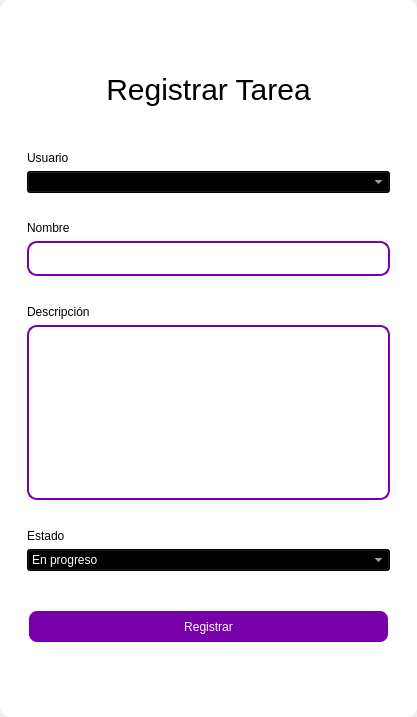
<?xml version="1.0" encoding="UTF-8"?>
<ui version="4.0">
 <class>MainWindow</class>
 <widget class="QMainWindow" name="MainWindow">
  <property name="geometry">
   <rect>
    <x>0</x>
    <y>0</y>
    <width>417</width>
    <height>717</height>
   </rect>
  </property>
  <property name="windowTitle">
   <string>MainWindow</string>
  </property>
  <property name="styleSheet">
   <string notr="true"/>
  </property>
  <widget class="QWidget" name="centralwidget">
   <property name="styleSheet">
    <string notr="true"/>
   </property>
   <layout class="QVBoxLayout" name="verticalLayout">
    <property name="spacing">
     <number>0</number>
    </property>
    <property name="leftMargin">
     <number>0</number>
    </property>
    <property name="topMargin">
     <number>0</number>
    </property>
    <property name="rightMargin">
     <number>0</number>
    </property>
    <property name="bottomMargin">
     <number>0</number>
    </property>
    <item>
     <widget class="QFrame" name="frame">
      <property name="enabled">
       <bool>true</bool>
      </property>
      <property name="styleSheet">
       <string notr="true">QFrame {
	border-radius:10px;
	background-color: rgb(255, 255, 255);
 }
</string>
      </property>
      <property name="frameShape">
       <enum>QFrame::StyledPanel</enum>
      </property>
      <property name="frameShadow">
       <enum>QFrame::Raised</enum>
      </property>
      <layout class="QVBoxLayout" name="verticalLayout_2">
       <item>
        <widget class="QFrame" name="frame_superior">
         <property name="minimumSize">
          <size>
           <width>0</width>
           <height>40</height>
          </size>
         </property>
         <property name="maximumSize">
          <size>
           <width>16777215</width>
           <height>40</height>
          </size>
         </property>
         <property name="styleSheet">
          <string notr="true">QPushButton{
border-radius:18px;
}

QPushButton:hover{
	background-color: rgb(0, 0, 0);
}
</string>
         </property>
         <property name="frameShape">
          <enum>QFrame::StyledPanel</enum>
         </property>
         <property name="frameShadow">
          <enum>QFrame::Raised</enum>
         </property>
         <layout class="QHBoxLayout" name="horizontalLayout_3">
          <property name="spacing">
           <number>4</number>
          </property>
          <property name="leftMargin">
           <number>0</number>
          </property>
          <property name="topMargin">
           <number>0</number>
          </property>
          <property name="rightMargin">
           <number>0</number>
          </property>
          <property name="bottomMargin">
           <number>0</number>
          </property>
          <item>
           <widget class="QPushButton" name="btn_icon">
            <property name="text">
             <string/>
            </property>
            <property name="iconSize">
             <size>
              <width>40</width>
              <height>40</height>
             </size>
            </property>
           </widget>
          </item>
          <item>
           <spacer name="horizontalSpacer_2">
            <property name="orientation">
             <enum>Qt::Horizontal</enum>
            </property>
            <property name="sizeHint" stdset="0">
             <size>
              <width>443</width>
              <height>20</height>
             </size>
            </property>
           </spacer>
          </item>
          <item>
           <widget class="QPushButton" name="bt_minimizar">
            <property name="minimumSize">
             <size>
              <width>38</width>
              <height>38</height>
             </size>
            </property>
            <property name="maximumSize">
             <size>
              <width>38</width>
              <height>38</height>
             </size>
            </property>
            <property name="cursor">
             <cursorShape>PointingHandCursor</cursorShape>
            </property>
            <property name="text">
             <string/>
            </property>
            <property name="icon">
             <iconset>
              <normaloff>image/minus.svg</normaloff>image/minus.svg</iconset>
            </property>
            <property name="iconSize">
             <size>
              <width>38</width>
              <height>38</height>
             </size>
            </property>
           </widget>
          </item>
          <item>
           <widget class="QPushButton" name="bt_maximizar">
            <property name="minimumSize">
             <size>
              <width>38</width>
              <height>38</height>
             </size>
            </property>
            <property name="maximumSize">
             <size>
              <width>38</width>
              <height>38</height>
             </size>
            </property>
            <property name="cursor">
             <cursorShape>PointingHandCursor</cursorShape>
            </property>
            <property name="text">
             <string/>
            </property>
            <property name="icon">
             <iconset>
              <normaloff>image/chevron-up.svg</normaloff>image/chevron-up.svg</iconset>
            </property>
            <property name="iconSize">
             <size>
              <width>38</width>
              <height>38</height>
             </size>
            </property>
           </widget>
          </item>
          <item>
           <widget class="QPushButton" name="bt_restaurar">
            <property name="minimumSize">
             <size>
              <width>38</width>
              <height>38</height>
             </size>
            </property>
            <property name="maximumSize">
             <size>
              <width>38</width>
              <height>38</height>
             </size>
            </property>
            <property name="cursor">
             <cursorShape>PointingHandCursor</cursorShape>
            </property>
            <property name="text">
             <string/>
            </property>
            <property name="icon">
             <iconset>
              <normaloff>image/chevron-down.svg</normaloff>image/chevron-down.svg</iconset>
            </property>
            <property name="iconSize">
             <size>
              <width>38</width>
              <height>38</height>
             </size>
            </property>
           </widget>
          </item>
          <item>
           <widget class="QPushButton" name="bt_cerrar">
            <property name="minimumSize">
             <size>
              <width>38</width>
              <height>38</height>
             </size>
            </property>
            <property name="maximumSize">
             <size>
              <width>38</width>
              <height>38</height>
             </size>
            </property>
            <property name="cursor">
             <cursorShape>PointingHandCursor</cursorShape>
            </property>
            <property name="text">
             <string/>
            </property>
            <property name="icon">
             <iconset>
              <normaloff>image/x.svg</normaloff>image/x.svg</iconset>
            </property>
            <property name="iconSize">
             <size>
              <width>38</width>
              <height>38</height>
             </size>
            </property>
           </widget>
          </item>
         </layout>
        </widget>
       </item>
       <item>
        <widget class="QFrame" name="frame_3">
         <property name="styleSheet">
          <string notr="true">QLabel {
	color: rgb(255, 255, 254);
	font: 12pt &quot;Arial&quot;;
	background-color: rgba(0, 0, 0,0);
}

QTextEdit{
background-color: rgba(0, 0, 0,0);
border-radius:10px; 
font: 12pt &quot;Arial&quot;;
color: rgb(255, 255, 254);
border: 2px solid  rgb(255, 255, 255);

}

QTextEdit:hover{
background-color: rgba(0, 0, 0,0);
border-radius:10px; 
font: 12pt &quot;Arial&quot;;
border: 2px solid  rgb(120, 0, 171);
}

QTextEdit:focus{
background-color: rgb(0, 0, 0);
border-radius:10px; 
font: 12pt &quot;Arial&quot;;
border: 2px solid rgb(120, 0, 171);
}

QLineEdit{
background-color: rgba(0, 0, 0,0);
border-radius:10px; 
font: 12pt &quot;Arial&quot;;
color: rgb(255, 255, 254);
border: 2px solid  rgb(255, 255, 255);

}

QLineEdit:hover{
background-color: rgba(0, 0, 0,0);
border-radius:10px; 
font: 12pt &quot;Arial&quot;;
border: 2px solid  rgb(120, 0, 171);
}

QLineEdit:focus{
background-color: rgb(0, 0, 0);
border-radius:10px; 
font: 12pt &quot;Arial&quot;;
border: 2px solid rgb(120, 0, 171);
}

QCheckBox{
	font: 12pt &quot;Arial&quot;;
	color: rgb(255, 255, 255);
}

QCheckBox::indicator {
    width: 18px;
    height:18px;
}

QCheckBox::indicator:unchecked {
   background-image: url(image/square.svg);
}

QCheckBox::indicator:checked {
   background-image: url(image/check-square.svg);
}

QPushButton{
border-radius:10px; 
font: 12pt &quot;Arial&quot;;
color: rgb(255, 255, 254);
border: 2px solid #ffffff;
}

QPushButton:hover{
border-radius:10px; 
font: 12pt &quot;Arial&quot;;
color: rgb(255, 255, 255);
border: 2px solid rgb(120, 0, 171);
	background-color: rgb(120, 0, 171);
}
</string>
         </property>
         <property name="frameShape">
          <enum>QFrame::StyledPanel</enum>
         </property>
         <property name="frameShadow">
          <enum>QFrame::Raised</enum>
         </property>
         <layout class="QHBoxLayout" name="horizontalLayout_4">
          <item>
           <layout class="QVBoxLayout" name="verticalLayout_4">
            <property name="spacing">
             <number>5</number>
            </property>
            <property name="rightMargin">
             <number>0</number>
            </property>
            <property name="bottomMargin">
             <number>0</number>
            </property>
            <item>
             <widget class="QLabel" name="label_3">
              <property name="minimumSize">
               <size>
                <width>100</width>
                <height>50</height>
               </size>
              </property>
              <property name="styleSheet">
               <string notr="true">font-size: 30px;
color: rgb(0, 0, 0);</string>
              </property>
              <property name="text">
               <string>Registrar Tarea</string>
              </property>
              <property name="alignment">
               <set>Qt::AlignCenter</set>
              </property>
             </widget>
            </item>
            <item>
             <widget class="QFrame" name="frame_4">
              <property name="maximumSize">
               <size>
                <width>400</width>
                <height>700</height>
               </size>
              </property>
              <property name="styleSheet">
               <string notr="true">QLabel {
color: rgb(0, 0, 0);
	font: 12pt &quot;Arial&quot;;
	background-color: rgba(0, 0, 0,0);
}

QTextEdit{
background-color: rgba(0, 0, 0,0);
border-radius:10px; 
font: 12pt &quot;Arial&quot;;
color: rgb(0, 0, 0);
border: 2px solid  rgb(120, 0, 171);

}

QTextEdit:hover{
background-color: rgba(0, 0, 0,0);
border-radius:10px; 
font: 12pt &quot;Arial&quot;;
border: 2px solid  rgb(120, 0, 171);
	color: rgb(255, 255, 255);
}

QTextEdit:focus{
background-color: rgb(0, 0, 0);
border-radius:10px; 
font: 12pt &quot;Arial&quot;;
border: 2px solid rgb(120, 0, 171);
	
}

QLineEdit{
background-color: rgba(0, 0, 0,0);
border-radius:10px; 
font: 12pt &quot;Arial&quot;;
	color: rgb(0, 0, 0);
border: 2px solid  rgb(120, 0, 171);
}

QLineEdit:hover{
background-color: rgba(0, 0, 0,0);
border-radius:10px; 
font: 12pt &quot;Arial&quot;;
border: 2px solid  rgb(120, 0, 171);
}

QLineEdit:focus{
background-color: rgb(0, 0, 0);
border-radius:10px; 
font: 12pt &quot;Arial&quot;;
border: 2px solid rgb(120, 0, 171);
color: rgb(255, 255, 255);
}

QCheckBox{
	font: 12pt &quot;Arial&quot;;
	color: rgb(255, 255, 255);
}

QCheckBox::indicator {
    width: 18px;
    height:18px;
}

QCheckBox::indicator:unchecked {
   background-image: url(image/square.svg);
}

QCheckBox::indicator:checked {
   background-image: url(image/check-square.svg);
}

QPushButton{
border-radius:10px; 
font: 12pt &quot;Arial&quot;;
color: rgb(255, 255, 254);
border: 2px solid #ffffff;
background-color: rgb(120, 0, 171);
}

QPushButton:hover{
border-radius:10px; 
font: 12pt &quot;Arial&quot;;
color: rgb(255, 255, 255);
border: 2px solid rgb(120, 0, 171);
	background-color: rgb(120, 0, 171);
}
</string>
              </property>
              <property name="frameShape">
               <enum>QFrame::StyledPanel</enum>
              </property>
              <property name="frameShadow">
               <enum>QFrame::Raised</enum>
              </property>
              <layout class="QVBoxLayout" name="verticalLayout_3">
               <property name="leftMargin">
                <number>9</number>
               </property>
               <property name="topMargin">
                <number>9</number>
               </property>
               <property name="rightMargin">
                <number>9</number>
               </property>
               <property name="bottomMargin">
                <number>9</number>
               </property>
               <item>
                <spacer name="verticalSpacer_3">
                 <property name="orientation">
                  <enum>Qt::Vertical</enum>
                 </property>
                 <property name="sizeHint" stdset="0">
                  <size>
                   <width>20</width>
                   <height>40</height>
                  </size>
                 </property>
                </spacer>
               </item>
               <item>
                <widget class="QLabel" name="label_4">
                 <property name="text">
                  <string>Usuario</string>
                 </property>
                </widget>
               </item>
               <item>
                <widget class="QComboBox" name="user_combobox">
                 <property name="styleSheet">
                  <string notr="true">background-color: rgb(0, 0, 0);
color: rgb(255, 255, 255);</string>
                 </property>
                </widget>
               </item>
               <item>
                <spacer name="verticalSpacer_4">
                 <property name="orientation">
                  <enum>Qt::Vertical</enum>
                 </property>
                 <property name="sizeHint" stdset="0">
                  <size>
                   <width>20</width>
                   <height>40</height>
                  </size>
                 </property>
                </spacer>
               </item>
               <item>
                <widget class="QLabel" name="label_5">
                 <property name="text">
                  <string>Nombre</string>
                 </property>
                </widget>
               </item>
               <item>
                <widget class="QLineEdit" name="nametxt">
                 <property name="minimumSize">
                  <size>
                   <width>0</width>
                   <height>35</height>
                  </size>
                 </property>
                 <property name="maximumSize">
                  <size>
                   <width>16777215</width>
                   <height>16777215</height>
                  </size>
                 </property>
                 <property name="echoMode">
                  <enum>QLineEdit::Normal</enum>
                 </property>
                </widget>
               </item>
               <item>
                <spacer name="verticalSpacer_5">
                 <property name="orientation">
                  <enum>Qt::Vertical</enum>
                 </property>
                 <property name="sizeHint" stdset="0">
                  <size>
                   <width>20</width>
                   <height>40</height>
                  </size>
                 </property>
                </spacer>
               </item>
               <item>
                <widget class="QLabel" name="label">
                 <property name="text">
                  <string>Descripción</string>
                 </property>
                </widget>
               </item>
               <item>
                <widget class="QTextEdit" name="descriptiontxt"/>
               </item>
               <item>
                <spacer name="verticalSpacer_6">
                 <property name="orientation">
                  <enum>Qt::Vertical</enum>
                 </property>
                 <property name="sizeHint" stdset="0">
                  <size>
                   <width>20</width>
                   <height>40</height>
                  </size>
                 </property>
                </spacer>
               </item>
               <item>
                <widget class="QLabel" name="label_6">
                 <property name="text">
                  <string>Estado</string>
                 </property>
                </widget>
               </item>
               <item>
                <widget class="QComboBox" name="status_combobox">
                 <property name="styleSheet">
                  <string notr="true">background-color: rgb(0, 0, 0);
color: rgb(255, 255, 255);</string>
                 </property>
                 <item>
                  <property name="text">
                   <string>En progreso</string>
                  </property>
                 </item>
                 <item>
                  <property name="text">
                   <string>Planificada</string>
                  </property>
                 </item>
                 <item>
                  <property name="text">
                   <string>Completada</string>
                  </property>
                 </item>
                </widget>
               </item>
               <item>
                <spacer name="verticalSpacer_9">
                 <property name="orientation">
                  <enum>Qt::Vertical</enum>
                 </property>
                 <property name="sizeHint" stdset="0">
                  <size>
                   <width>20</width>
                   <height>50</height>
                  </size>
                 </property>
                </spacer>
               </item>
               <item>
                <widget class="QPushButton" name="btn_add">
                 <property name="minimumSize">
                  <size>
                   <width>0</width>
                   <height>35</height>
                  </size>
                 </property>
                 <property name="cursor">
                  <cursorShape>PointingHandCursor</cursorShape>
                 </property>
                 <property name="text">
                  <string>Registrar</string>
                 </property>
                </widget>
               </item>
               <item>
                <spacer name="verticalSpacer_7">
                 <property name="orientation">
                  <enum>Qt::Vertical</enum>
                 </property>
                 <property name="sizeHint" stdset="0">
                  <size>
                   <width>20</width>
                   <height>40</height>
                  </size>
                 </property>
                </spacer>
               </item>
               <item>
                <spacer name="verticalSpacer_8">
                 <property name="orientation">
                  <enum>Qt::Vertical</enum>
                 </property>
                 <property name="sizeHint" stdset="0">
                  <size>
                   <width>20</width>
                   <height>40</height>
                  </size>
                 </property>
                </spacer>
               </item>
              </layout>
             </widget>
            </item>
           </layout>
          </item>
         </layout>
        </widget>
       </item>
      </layout>
     </widget>
    </item>
   </layout>
  </widget>
 </widget>
 <resources/>
 <connections/>
</ui>
